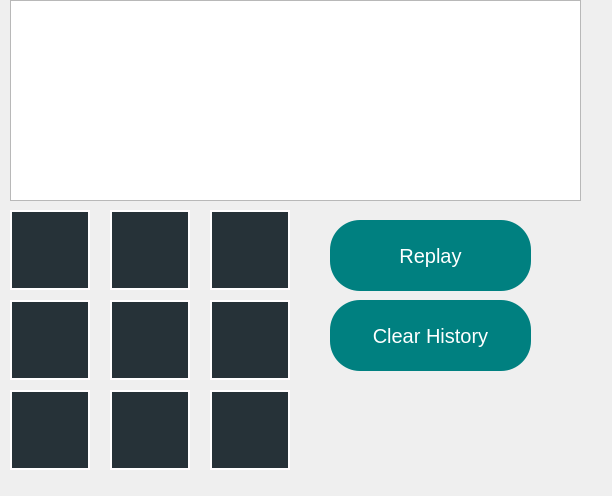
<?xml version="1.0" encoding="UTF-8"?>
<ui version="4.0">
 <class>HistoryWindow</class>
 <widget class="QDialog" name="HistoryWindow">
  <property name="geometry">
   <rect>
    <x>0</x>
    <y>0</y>
    <width>612</width>
    <height>496</height>
   </rect>
  </property>
  <property name="windowTitle">
   <string>Game History</string>
  </property>
  <property name="styleSheet">
   <string notr="true">QDialog{
background-image: url(:/image/4599316.jpg);
}</string>
  </property>
  <widget class="QPushButton" name="replay_2_2">
   <property name="geometry">
    <rect>
     <x>210</x>
     <y>390</y>
     <width>80</width>
     <height>80</height>
    </rect>
   </property>
   <property name="font">
    <font>
     <pointsize>20</pointsize>
    </font>
   </property>
   <property name="styleSheet">
    <string notr="true">QPushButton {
    background-color: #263238;          
    border: 2px solid #FFFFFF;         
    color: #FFFFFF;                     
}

QPushButton:hover {
    background-color: #37474F;          
    border: 2px solid #FFFFFF;       
    color: #000000;                    
}

QPushButton:pressed {
    background-color: #1C2529;        
    border: 2px solid #FFFFFF;         
    color: #B0BEC5;                     
}</string>
   </property>
   <property name="text">
    <string/>
   </property>
  </widget>
  <widget class="QPushButton" name="replay_2_0">
   <property name="geometry">
    <rect>
     <x>10</x>
     <y>390</y>
     <width>80</width>
     <height>80</height>
    </rect>
   </property>
   <property name="font">
    <font>
     <pointsize>20</pointsize>
    </font>
   </property>
   <property name="styleSheet">
    <string notr="true">QPushButton {
    background-color: #263238;          
    border: 2px solid #FFFFFF;         
    color: #FFFFFF;                     
}

QPushButton:hover {
    background-color: #37474F;          
    border: 2px solid #FFFFFF;       
    color: #000000;                    
}

QPushButton:pressed {
    background-color: #1C2529;        
    border: 2px solid #FFFFFF;         
    color: #B0BEC5;                     
}</string>
   </property>
   <property name="text">
    <string/>
   </property>
  </widget>
  <widget class="QPushButton" name="replay_1_1">
   <property name="geometry">
    <rect>
     <x>110</x>
     <y>300</y>
     <width>80</width>
     <height>80</height>
    </rect>
   </property>
   <property name="font">
    <font>
     <pointsize>20</pointsize>
    </font>
   </property>
   <property name="styleSheet">
    <string notr="true">QPushButton {
    background-color: #263238;          
    border: 2px solid #FFFFFF;         
    color: #FFFFFF;                     
}

QPushButton:hover {
    background-color: #37474F;          
    border: 2px solid #FFFFFF;       
    color: #000000;                    
}

QPushButton:pressed {
    background-color: #1C2529;        
    border: 2px solid #FFFFFF;         
    color: #B0BEC5;                     
}</string>
   </property>
   <property name="text">
    <string/>
   </property>
  </widget>
  <widget class="QPushButton" name="replay_0_0">
   <property name="geometry">
    <rect>
     <x>10</x>
     <y>210</y>
     <width>80</width>
     <height>80</height>
    </rect>
   </property>
   <property name="font">
    <font>
     <pointsize>20</pointsize>
    </font>
   </property>
   <property name="styleSheet">
    <string notr="true">QPushButton {
    background-color: #263238;          
    border: 2px solid #FFFFFF;         
    color: #FFFFFF;                     
}

QPushButton:hover {
    background-color: #37474F;          
    border: 2px solid #FFFFFF;       
    color: #000000;                    
}

QPushButton:pressed {
    background-color: #1C2529;        
    border: 2px solid #FFFFFF;         
    color: #B0BEC5;                     
}</string>
   </property>
   <property name="text">
    <string/>
   </property>
  </widget>
  <widget class="QListWidget" name="historyList">
   <property name="geometry">
    <rect>
     <x>10</x>
     <y>0</y>
     <width>571</width>
     <height>201</height>
    </rect>
   </property>
   <property name="font">
    <font>
     <pointsize>12</pointsize>
    </font>
   </property>
  </widget>
  <widget class="QPushButton" name="replay_2_1">
   <property name="geometry">
    <rect>
     <x>110</x>
     <y>390</y>
     <width>80</width>
     <height>80</height>
    </rect>
   </property>
   <property name="font">
    <font>
     <pointsize>20</pointsize>
    </font>
   </property>
   <property name="styleSheet">
    <string notr="true">QPushButton {
    background-color: #263238;          
    border: 2px solid #FFFFFF;         
    color: #FFFFFF;                     
}

QPushButton:hover {
    background-color: #37474F;          
    border: 2px solid #FFFFFF;       
    color: #000000;                    
}

QPushButton:pressed {
    background-color: #1C2529;        
    border: 2px solid #FFFFFF;         
    color: #B0BEC5;                     
}</string>
   </property>
   <property name="text">
    <string/>
   </property>
  </widget>
  <widget class="QPushButton" name="replay_0_1">
   <property name="geometry">
    <rect>
     <x>110</x>
     <y>210</y>
     <width>80</width>
     <height>80</height>
    </rect>
   </property>
   <property name="font">
    <font>
     <pointsize>20</pointsize>
    </font>
   </property>
   <property name="styleSheet">
    <string notr="true">QPushButton {
    background-color: #263238;          
    border: 2px solid #FFFFFF;         
    color: #FFFFFF;                     
}

QPushButton:hover {
    background-color: #37474F;          
    border: 2px solid #FFFFFF;       
    color: #000000;                    
}

QPushButton:pressed {
    background-color: #1C2529;        
    border: 2px solid #FFFFFF;         
    color: #B0BEC5;                     
}</string>
   </property>
   <property name="text">
    <string/>
   </property>
  </widget>
  <widget class="QPushButton" name="replay_0_2">
   <property name="geometry">
    <rect>
     <x>210</x>
     <y>210</y>
     <width>80</width>
     <height>80</height>
    </rect>
   </property>
   <property name="font">
    <font>
     <pointsize>20</pointsize>
    </font>
   </property>
   <property name="styleSheet">
    <string notr="true">QPushButton {
    background-color: #263238;          
    border: 2px solid #FFFFFF;         
    color: #FFFFFF;                     
}

QPushButton:hover {
    background-color: #37474F;          
    border: 2px solid #FFFFFF;       
    color: #000000;                    
}

QPushButton:pressed {
    background-color: #1C2529;        
    border: 2px solid #FFFFFF;         
    color: #B0BEC5;                     
}</string>
   </property>
   <property name="text">
    <string/>
   </property>
  </widget>
  <widget class="QPushButton" name="replayButton">
   <property name="geometry">
    <rect>
     <x>330</x>
     <y>220</y>
     <width>201</width>
     <height>71</height>
    </rect>
   </property>
   <property name="font">
    <font>
     <pointsize>-1</pointsize>
    </font>
   </property>
   <property name="cursor">
    <cursorShape>PointingHandCursor</cursorShape>
   </property>
   <property name="styleSheet">
    <string notr="true">QPushButton 
{ 
background-color: teal;
      color: white;
        font-size: 20px;
        border-radius: 30px;
        padding: 10px 20px
}</string>
   </property>
   <property name="text">
    <string>Replay</string>
   </property>
  </widget>
  <widget class="QPushButton" name="clearHistoryButton_2">
   <property name="geometry">
    <rect>
     <x>330</x>
     <y>300</y>
     <width>201</width>
     <height>71</height>
    </rect>
   </property>
   <property name="font">
    <font>
     <pointsize>-1</pointsize>
    </font>
   </property>
   <property name="cursor">
    <cursorShape>PointingHandCursor</cursorShape>
   </property>
   <property name="styleSheet">
    <string notr="true">QPushButton 
{ 
background-color: teal;
      color: white;
        font-size: 20px;
        border-radius: 30px;
        padding: 10px 20px
}</string>
   </property>
   <property name="text">
    <string>Clear History</string>
   </property>
  </widget>
  <widget class="QPushButton" name="replay_1_2">
   <property name="geometry">
    <rect>
     <x>210</x>
     <y>300</y>
     <width>80</width>
     <height>80</height>
    </rect>
   </property>
   <property name="font">
    <font>
     <pointsize>20</pointsize>
    </font>
   </property>
   <property name="styleSheet">
    <string notr="true">QPushButton {
    background-color: #263238;          
    border: 2px solid #FFFFFF;         
    color: #FFFFFF;                     
}

QPushButton:hover {
    background-color: #37474F;          
    border: 2px solid #FFFFFF;       
    color: #000000;                    
}

QPushButton:pressed {
    background-color: #1C2529;        
    border: 2px solid #FFFFFF;         
    color: #B0BEC5;                     
}</string>
   </property>
   <property name="text">
    <string/>
   </property>
  </widget>
  <widget class="QPushButton" name="replay_1_0">
   <property name="geometry">
    <rect>
     <x>10</x>
     <y>300</y>
     <width>80</width>
     <height>80</height>
    </rect>
   </property>
   <property name="font">
    <font>
     <pointsize>20</pointsize>
    </font>
   </property>
   <property name="styleSheet">
    <string notr="true">QPushButton {
    background-color: #263238;          
    border: 2px solid #FFFFFF;         
    color: #FFFFFF;                     
}

QPushButton:hover {
    background-color: #37474F;          
    border: 2px solid #FFFFFF;       
    color: #000000;                    
}

QPushButton:pressed {
    background-color: #1C2529;        
    border: 2px solid #FFFFFF;         
    color: #B0BEC5;                     
}</string>
   </property>
   <property name="text">
    <string/>
   </property>
  </widget>
 </widget>
 <resources/>
 <connections/>
</ui>
